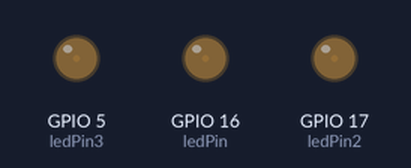
The program below on a simulated ESP32. Shown: output pins drawn as LEDs (lit = HIGH).

Above: at 0.05 s.
At 2.15 s:
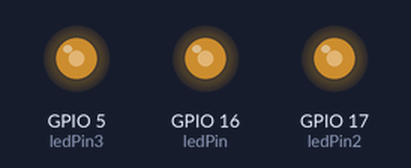
At 3.45 s:
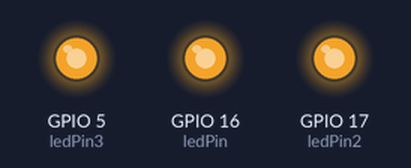
At 6.9 s:
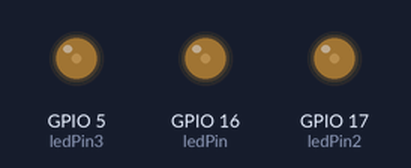
Timing chart, 0 to 10.0 s (numbered marks = the images above):
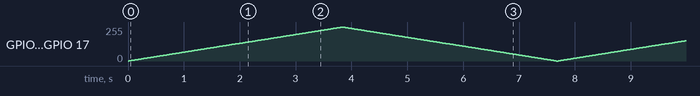

The program:

main.cpp
```cpp
#include <Arduino.h>
// the number of the LED pin
const int ledPin = 16;  // 16 corresponds to GPIO16
const int ledPin2 = 17; // 17 corresponds to GPIO17
const int ledPin3 = 5;  // 5 corresponds to GPIO5

// setting PWM properties
const int freq = 5000;
const int ledChannel = 0;
const int resolution = 8;             //Resolution of a PWM is the number of different steps power

void setup(){
  // configure LED PWM functionalitites
  ledcSetup(ledChannel, freq, resolution);

  // attach the channel to the GPIO to be controlled
  ledcAttachPin(ledPin, ledChannel);
  ledcAttachPin(ledPin2, ledChannel);
  ledcAttachPin(ledPin3, ledChannel);
}

void loop(){
  // increase the LED brightness
  for(int dutyCycle = 0; dutyCycle <= 255; dutyCycle++){
    // changing the LED brightness with PWM
    ledcWrite(ledChannel, dutyCycle);
    delay(15);
  }

  // decrease the LED brightness
  for(int dutyCycle = 255; dutyCycle >= 0; dutyCycle--){
    // changing the LED brightness with PWM
    ledcWrite(ledChannel, dutyCycle);
    delay(15);
  }
}
```
